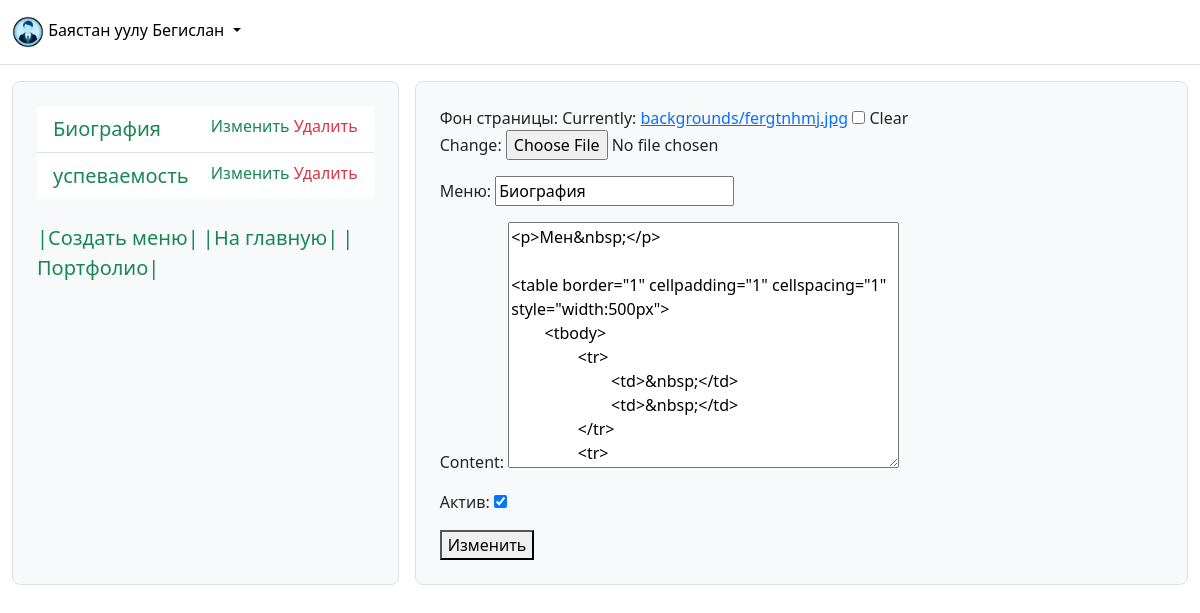
Before: /adm//update/1/ (signed in) with the older database file.
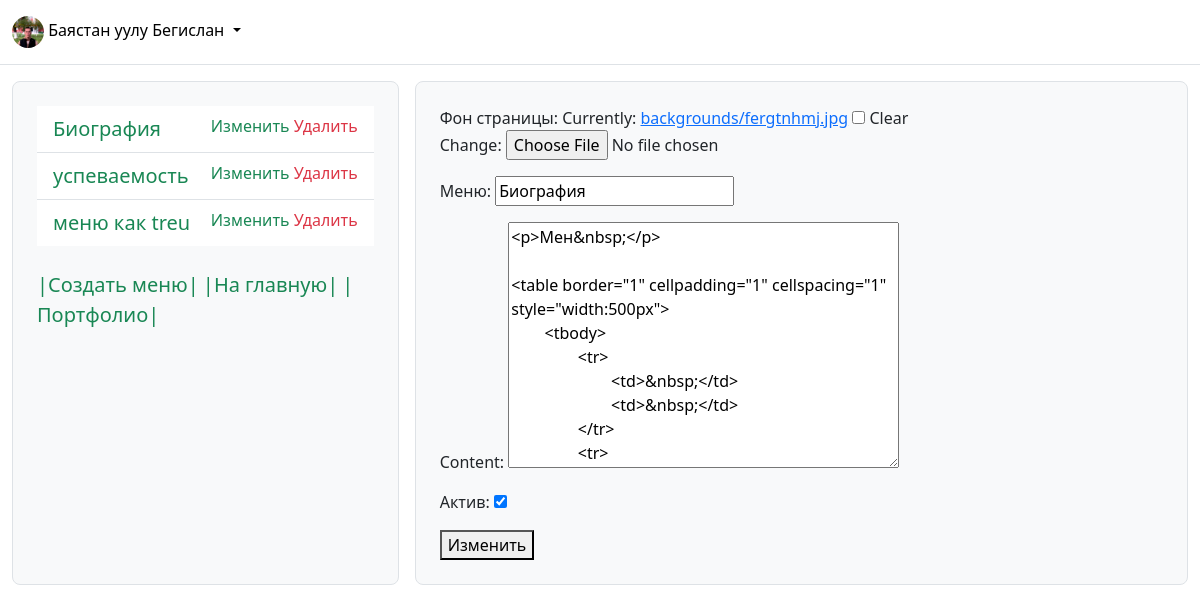
After: the same page with the newer database file.
### core/models.py (models this page shows, shortened)
class CustomUser(AbstractUser):
    photo = models.ImageField(upload_to='user_photos/', verbose_name='Фото пользователя', blank=True, null=True)
    email = models.EmailField()
    phone = PhoneNumberField(verbose_name='Телефонный номер', blank=True, null=True, help_text="Введите номер телефона в формате: +123456789")

class Portfolio(models.Model):
    user = models.ForeignKey(CustomUser, on_delete=models.CASCADE, verbose_name='Пользователь')
    background = models.ImageField(upload_to='backgrounds/', verbose_name='Фон страницы', blank=True,
                                   null=True)
    menu = models.CharField(max_length=100, verbose_name='меню')
    content = RichTextField()
    active = models.BooleanField(default=False, verbose_name='актив')
    create_date = models.DateField(auto_now_add=True)
    update_date = models.DateField(auto_now=True, blank=True)

### adminka/views.py (the view)
# urls.py: path('/update/<int:pk>/', portfolio_update_view, name='portfolio_update'),
@login_required
def portfolio_update_view(request, pk):
    user = request.user
    portfolio = Portfolio.objects.filter(user=user)
    portfolios = get_object_or_404(Portfolio, pk=pk, user=request.user)
    if request.method == 'POST':
        form = PortfolioForm(request.POST, request.FILES, instance=portfolios)
        if form.is_valid():
            form.save()
            return redirect('admin_core')  # Поменяйте на нужный URL
    else:
        form = PortfolioForm(instance=portfolios)
    context = {
        'form': form,
        'portfolio': portfolio
    }
    return render(request, 'adm/admin_update.html', context)

### adminka/forms.py
class PortfolioForm(forms.ModelForm):
    class Meta:
        model = Portfolio
        fields = ['background', 'menu', 'content', 'active']

### adminka/templates/adm/admin_update.html (shortened to what this page needs)
{% extends 'adm/base_admin.html' %}
{% block content %}
    <section class="p-4">
    <form method="post" enctype="multipart/form-data">
        {{ form.as_p }}
        <button type="submit">Изменить</button>
    </form>
    </section>
{% endblock %}

### adminka/templates/adm/base_admin.html (shortened to what this page needs)
<!DOCTYPE html>
{% load static %}
<html lang="ru">
<head>
    <link href="https://cdn.jsdelivr.net/npm/bootstrap@5.3.3/dist/css/bootstrap.min.css" rel="stylesheet"
>
</head>
<body>
<header class="py-3 mb-3 border-bottom">
    <div class="container-fluid d-grid gap-3 align-items-center" style="grid-template-columns: 1fr 2fr;">
        <div class="dropdown">
            <div class="flex-shrink-0 dropdown">
                <a href="#" class="d-block link-body-emphasis text-decoration-none dropdown-toggle"
                   data-bs-toggle="dropdown" aria-expanded="false">
                    {% if user.photo %}
                        <img src="{{ user.photo.url }}" width="32" height="32" class="rounded-circle">
                    {% else %}
                        <img src="https://t3.ftcdn.net/jpg/05/53/79/60/360_F_553796090_XHrE6R9jwmBJUMo9HKl41hyHJ5gqt9oz.jpg"
                             width="32" height="32" class="rounded-circle">
                    {% endif %}
                    {{ user.last_name }} {{ user.first_name }}
                </a>
            </div>
        </div>
    </div>
</header>
<div class="container-fluid pb-3">
    <div class="d-grid gap-3" style="grid-template-columns: 1fr 2fr;">
        <div class="bg-body-tertiary border rounded-3 p-4">
            <ul class="list-group list-group-flush">
                {% for data in portfolio %}
                    <li class="list-group-item">
                        <a class="lead text-decoration-none text-success mb-4"
                           href="{% url 'admin_portfolio_detail' data.id %}">
                            {{ data.menu }}
                        </a>
                        <span style="float: right">
                            <a href="{% url 'portfolio_update' data.id %}" class="text-success  text-decoration-none">Изменить</a>
                            <a href="{% url 'portfolio_delete' data.id %}" class="text-danger  text-decoration-none">Удалить</a>
                        </span>
                    </li>
                {% endfor %}
            </ul>
            <br>
            <a href="{% url 'create_portfolio' %}" class="lead text-decoration-none text-success mb-4">|Создать
                меню|</a>
            <a href="{% url 'core' %}" class="lead text-decoration-none text-success mb-4">|На главную|</a>
            <a href="{% url 'user' user.username %}" class="lead text-decoration-none text-success mb-4">|Портфолио|</a>
        </div>
        <div class="bg-body-tertiary border rounded-3">
            {% block content %}
            {% endblock %}
        </div>
    </div>
</div>
</body>
</html>

Changed rows visible on the page:
changed CustomUser "Баястан уулу": photo: a different picture
added Portfolio: menu "меню как treu"
